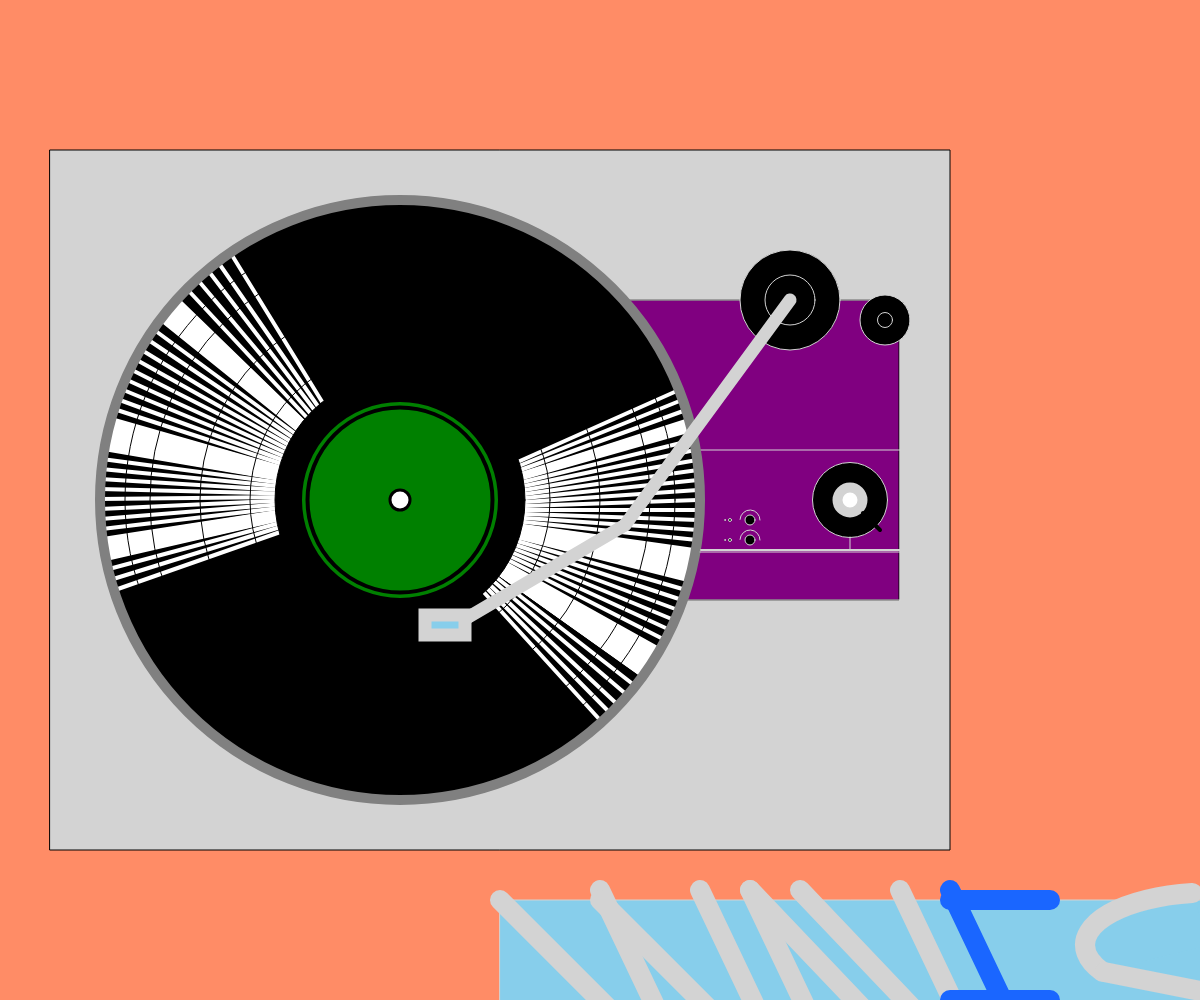
Frame 1 (no input)
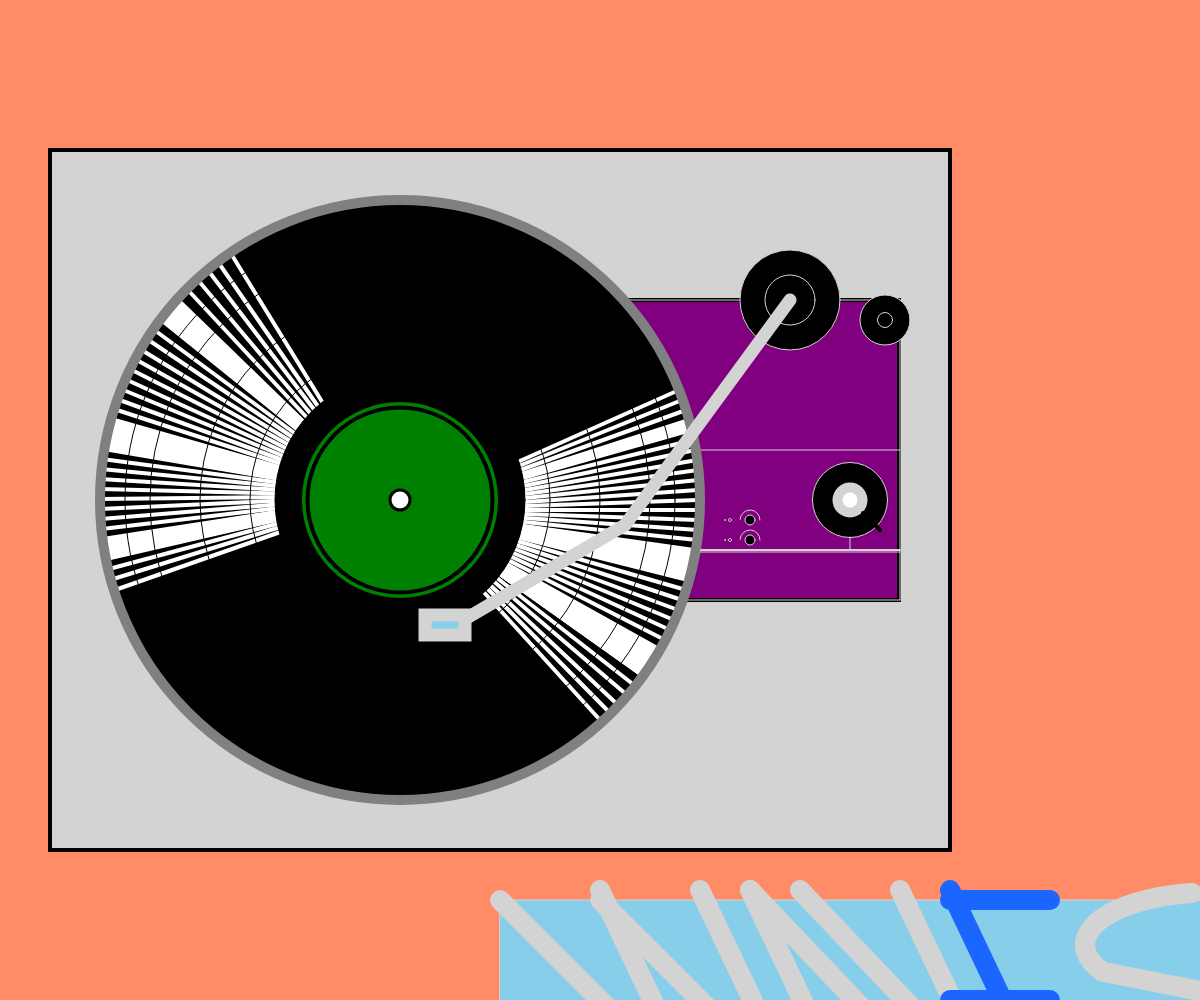
Frame 60 (no input)
Frame 120 (the mouse pressed at the canvas centre since frame 60): identical to frame 60, image omitted

The p5.js sketch that drew these frames (run headless with seeded random() and noise() and a simulated clock; from frame 60 on, the mouse is pressed at the canvas centre):

// p5.js sketch
// ── sketch.js
//Your Drawing

function setup(){
  createCanvas(windowWidth,windowHeight);
}

function draw(){



  background(255, 140, 102);
  rect(50,150)
  fill("lightgray")
  rect(50,150,900,700);
  fill("purple")
  rect(624,300,275,300)
  stroke("gray");
  strokeWeight(4)
  fill("black");
  ellipse(400,500,600,600);//outer circle

  //right side
  stroke("white");
  line(400,500,600,720);













  stroke("white");
  line(410,510,679,390);
  line(410,510,682,400);
  line(410,510,686,410);
  line(410,510,689,420);
  //in between
  line(410,510,689,421);
  line(410,510,689,422);
  line(410,510,689,423);
  line(410,510,689,424);
  line(410,510,690,425);
  line(410,510,690,426);
  line(410,510,690,427);
  line(410,510,690,428);
  line(410,510,690,429);
  //end of in between
  line(410,510,691,430);
  line(410,510,693,440);
  line(410,510,695,450);
  line(410,510,697,460);
  line(410,510,698,470);
  line(410,510,698,480);
  line(410,510,698,490);
  line(410,510,698,500);
  line(410,510,698,510);
  line(410,510,698,520);
  line(410,510,698,530);
  line(410,510,697,540);
  line(410,510,694,550);
  //in between
  line(410,510,694,551);
  line(410,510,694,552);
  line(410,510,694,553);
  line(410,510,694,554);
  line(410,510,694,555);
  line(410,510,693,556);
  line(410,510,693,557);
  line(410,510,693,558);
  line(410,510,693,559);
  //end of in between
  line(410,510,692,560);
  //in between
  line(410,510,692,561);
  line(410,510,692,562);
  line(410,510,692,563);
  line(410,510,692,564);
  line(410,510,692,565);
  line(410,510,691,566);
  line(410,510,691,567);
  line(410,510,691,568);
  line(410,510,691,569);
  //end of in between
  line(410,510,690,570);
  //in between
  line(410,510,690,571);
  line(410,510,690,572);
  line(410,510,690,573);
  line(410,510,690,574);
  line(410,510,689,575);
  line(410,510,689,576);
  line(410,510,689,577);
  line(410,510,689,578);
  line(410,510,688,579);
  //end of in between

  line(410,510,688,580);
  line(410,510,686,590);
  line(410,510,682,600);
  line(410,510,678,610);
  line(410,510,674,620);
  line(410,510,670,630);
  line(410,510,659,649);
  //in between
  line(410,510,658,650);
  line(410,510,658,651);
  line(410,510,657,652);
  line(410,510,657,653);
  line(410,510,656,654);
  line(410,510,656,655);
  line(410,510,655,656);
  line(410,510,654,656);
  line(410,510,655,657);
  //end of in between
  line(410,510,654,658);
  //in between
  line(410,510,653,659);
  line(410,510,653,660);
  line(410,510,652,661);
  line(410,510,651,662);
  line(410,510,651,663);
  line(410,510,650,664);
  line(410,510,649,665);
  line(410,510,649,666);
  //end of in between
  line(410,510,648,667);
  //in between
  line(410,510,647,668);
  line(410,510,646,669);
  line(410,510,645,670);
  line(410,510,645,671);
  line(410,510,645,672);
  line(410,510,644,673);
  line(410,510,643,674);
  line(410,510,642,674);
  line(410,510,641,674);
  line(410,510,640,673);
  line(410,510,639,672);
  line(410,510,640,671);
  line(410,510,639,670);
  line(410,510,639,669);

  line(410,510,665,640);
  line(410,510,642,675);
  line(410,510,634,685);
  line(410,510,627,695);
  line(410,510,618,705);
  line(410,510,610,713);





  //left side
  //start back here
  stroke("white");
  line(115,590,400,490);
  line(110,580,380,496);
  line(109,569,380,496);
  line(106,559,380,496);
  stroke("white")
  //begin in between
  line(106,558,380,496);
  line(106,557,380,496);
  line(106,556,380,496);
  line(105,555,380,496);
  line(105,554,380,496);
  line(105,553,380,496);
  line(105,552,380,496);
  line(105,551,380,496);
  line(104,550,380,496);
  //end of between
  line(104,549,380,496);
  //next in between

  line(104,548,380,496);
  line(104,547,380,496);
  line(104,546,380,496);
  line(104,545,380,496);
  line(103,544,380,496);
  line(103,543,380,496);
  stroke("white")
  line(103,542,380,496);
  line(103,541,380,496);
  line(103,540,380,496);

  line(103,539,380,496);
  line(102,529,380,496);
  line(101,519,380,496);
  line(100,509,380,496);
  line(99,499,380,496);
  line(100,489,380,496);
  line(100,479,380,496);
  line(101,469,380,496);
  line(102,459,380,496);
  stroke("white");
  line(104,449,380,496);
  //in between
  line(104,448,380,496);
  line(105,447,380,496);
  line(105,446,380,496);
  line(105,445,380,496);
  line(105,444,380,496);
  line(105,443,380,496);
  line(105,442,380,496);
  line(106,441,380,496);
  line(106,440,380,496);
  //end of in between
  line(106,439,380,496);
  //second in between
  line(106,438,380,496);
  line(106,437,380,496);
  line(107,436,380,496);
  line(107,435,380,496);
  line(107,434,380,496);
  line(107,433,380,496);
  line(108,432,380,496);
  line(108,431,380,496);
  line(108,430,380,496);
  //end of second in between
  line(108,429,380,496);
  //third in between
  line(108,428,380,496);
  line(109,427,380,496);
  line(109,426,380,496);
  line(109,425,380,496);
  line(109,424,380,496);
  line(110,423,380,496);
  line(110,422,380,496);
  line(111,421,380,496);
  line(111,420,380,496);
  //end of thrid in between
  line(111,419,380,496);
  stroke("white")
  line(114,409,380,496);
  line(117,399,380,496);
  line(121,389,380,496);
  line(125,379,380,496);
  line(130,369,380,496);
  line(135,359,380,496);
  line(140,349,380,496);
  line(147,339,380,496);
  line(153,329,380,496);
  line(160,319,380,496);
  //in between
  line(161,318,380,496);
  line(162,317,380,496);
  line(163,316,380,496);
  line(163,315,380,496);
  line(164,314,380,496);
  line(165,313,380,496);
  line(166,312,380,496);
  line(167,311,380,496);
  line(168,310,380,496);
  //end of in between
  line(168,309,380,496);
  //in between
  line(169,308,380,496);
  line(170,307,380,496);
  line(171,306,380,496);
  line(172,305,380,496);
  line(173,304,380,496);
  line(174,303,380,496);
  line(175,302,380,496);
  line(176,301,380,496);
  line(177,300,380,496);
//end of in between
  line(177,299,380,496);
  line(187,289,380,496);
  line(197,279,380,496);
  line(207,269,380,496);
  line(218,262,380,496);
  line(230,252,380,496);




  stroke("black");
  fill("green");
  ellipse(400,500,200,200);//inner circle
  ellipse(400,500,185,185)
  strokeWeight(3)
  fill("white");
  ellipse(400,500,20,20);//inner inner circle


  strokeWeight(1)
  stroke("black");
  noFill();
  ellipse(400,500,550,550);
  ellipse(400,500,500,500);
  ellipse(400,500,400,400);
  ellipse(400,500,300,300);
  ellipse(400,500,250,250);
  strokeWeight(25)
  ellipse(400,500,225,225)

  strokeWeight(1)
  fill("black")
  stroke("lightgray")
  line(624,300,900,300);
  line(682,600,900,600);
  line(696,450,900,450);

  line(900,300,900,600);
  ellipse(790,300,100,100)
  ellipse(790,300,50,50)
  ellipse(885,320,50,50)
  ellipse(885,320,15,15)
  ellipse(850,500,75,75)
  line(850,537,850,550)
  ellipse(750,540,10,10)
  ellipse(750,520,10,10)
  ellipse(730,540,3,3)//top lil dot
  ellipse(725,520,1,1)//top lil lil dot
  ellipse(730,520,3,3)//bottom lil dot
  ellipse(725,540,1,1)//bottom lil lil dot
  noFill()
  arc(750,520,20,20,3.2, 0, HALF_PI,PI);
  arc(750,540,20,20,3.2,0, HALF_PI,PI);

  fill("skyblue")
  rect(500,900,900,200)
  strokeWeight(20)
  line(500,900,700,1100)//beginning of W
  line(700,1100,600,890)
  line(600,900,800,1100)
  line(800,1100,700,890)
  line(850,1100,750,890)//beginning of A
  line(950,1100,750,890)
  line(1000,1100,800,890)//beginning of V
  line(1000,1100,900,890)
  stroke(26, 102, 255)
  line(1050,1100,950,890)//beginning of E
  line(1050,1000,950,1000)
  line(1050,1100,1150,1100)
  line(950,900,1050,900)
//BEGIN HERE
stroke("lightgray")
  arc(1235,1050,140,100,-1.3,3.1,HALF_PI,PI)
  arc(1210,945,250,105,2.9,-1.9,HALF_PI,PI)
  line(1104,972,1246,1000)


strokeWeight(10)
stroke("gray")
noFill()
ellipse(400,500,600,600)

stroke("lightgray")
  fill("white")
  ellipse(850,500,25,25)
  strokeWeight(13)
  line(790,300,625,525)//long arm
  line(625,525,455,625)//short arm
  strokeWeight(13)
  fill("skyblue")
  rect(425,615,40,20)//head-shell
  strokeWeight(2)
line(701,550,900,550);//inside line
strokeWeight(1)
line(700,552,900,552)

strokeWeight(4)
stroke("black")
line(863,513,880,530)//handle on circle near volume


}
